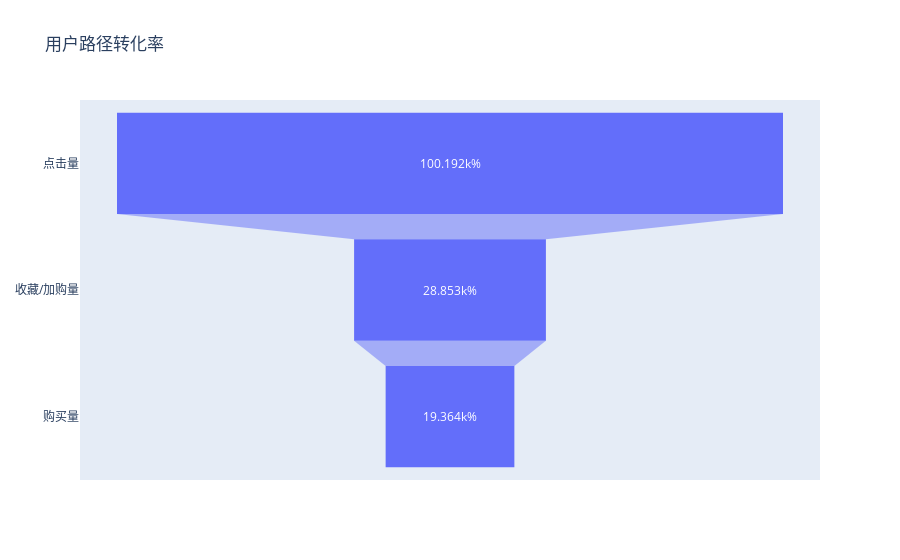

The code cell stored with this chart in its notebook:
### Code cell
#用户维度分析

#用户转化率情况-流程漏斗分析
#分析两条路径：点击->收藏->购买； 点击->加购->购买
pv_df = clear_data[clear_data['behavior_type'] == 'pv']
buy_df = clear_data[clear_data['behavior_type'] == 'buy']
cart_df = clear_data[clear_data['behavior_type'] == 'cart']
fav_df = clear_data[clear_data['behavior_type'] == 'fav']

#process1: 点击->加购->购买
pv_cart_df = pd.merge(left=pv_df, right=cart_df, how='inner', on=['user_id', 'item_id', 'category_id'], suffixes=('_pv', '_cart'))
cart_buy_df = pd.merge(left=cart_df, right=buy_df, how='inner', on=['user_id', 'item_id', 'category_id'], suffixes=('_cart', '_buy'))

count_pv_cart = pv_cart_df[pv_cart_df.date_pv < pv_cart_df.date_cart].user_id.nunique()
count_cart_buy = cart_buy_df[cart_buy_df.date_cart < cart_buy_df.date_buy].user_id.nunique()

count_pv_cart
count_cart_buy

#process2 点击->收藏->购买
pv_fav_df = pd.merge(left=pv_df, right=fav_df, how='inner', on=['user_id', 'item_id', 'category_id'], suffixes=('_pv', '_fav'))
fav_buy_df = pd.merge(left=fav_df, right=buy_df, how='inner', on=['user_id', 'item_id', 'category_id'], suffixes=('_fav', '_buy'))
count_pv_fav = pv_fav_df[pv_fav_df.date_pv < pv_fav_df.date_fav].user_id.nunique()
count_fav_buy = fav_buy_df[fav_buy_df.date_fav < fav_buy_df.date_buy].user_id.nunique()

count_pv_fav
count_fav_buy

#计算转化率
fav_cart_ratio = (count_pv_fav + count_pv_cart)/total_uv
buy_ratio = (count_fav_buy + count_cart_buy)/total_uv
print("收藏/加购用户转化率为:%.2f%%" %(fav_cart_ratio * 100))
print("购买用户转化率:%.2f%%" %(buy_ratio * 100))


import plotly.graph_objs as go

idx = ['点击量', '收藏/加购量', '购买量']
data = [total_uv, count_pv_fav + count_pv_cart, count_fav_buy + count_cart_buy]
fig = go.Figure()
fig.add_trace(go.Funnel(name='ratio', y=idx, x=data, texttemplate="%{x}%"))
fig.update_layout(title = '用户路径转化率', dragmode=False)
fig.show(config={'displayModeBar': False})

### Figure 1 — Plotly figure (JSON) as saved in the notebook; plotly's stock layout.template omitted (floating-point values rounded to 4 significant figures)
{"data": [{"name": "ratio", "texttemplate": "%{x}%", "type": "funnel", "x": [100192, 28853, 19364], "y": ["点击量", "收藏/加购量", "购买量"]}], "layout": {"dragmode": false, "title": {"text": "用户路径转化率"}}}
